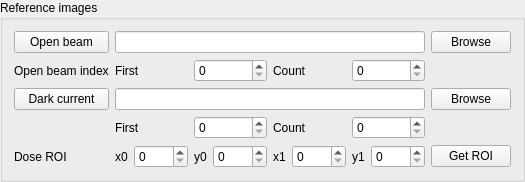
            <widget class="QGroupBox" name="groupReferenceImages">
             <property name="title">
              <string>Reference images</string>
             </property>
             <layout class="QGridLayout" name="gridLayout_3">
              <item row="0" column="0">
               <widget class="QPushButton" name="buttonTakePath">
                <property name="toolTip">
                 <string>Copy the projection data path to the reference data path</string>
                </property>
                <property name="whatsThis">
                 <string/>
                </property>
                <property name="text">
                 <string>Open beam</string>
                </property>
               </widget>
              </item>
              <item row="5" column="1">
               <layout class="QHBoxLayout" name="layoutDoseROI">
                <item>
                 <widget class="QLabel" name="label_19">
                  <property name="text">
                   <string>x0</string>
                  </property>
                  <property name="buddy">
                   <cstring>spinDoseROIx0</cstring>
                  </property>
                 </widget>
                </item>
                <item>
                 <widget class="QSpinBox" name="spinDoseROIx0">
                  <property name="maximum">
                   <number>9999</number>
                  </property>
                 </widget>
                </item>
                <item>
                 <widget class="QLabel" name="label_20">
                  <property name="text">
                   <string>y0</string>
                  </property>
                  <property name="buddy">
                   <cstring>spinDoseROIy0</cstring>
                  </property>
                 </widget>
                </item>
                <item>
                 <widget class="QSpinBox" name="spinDoseROIy0">
                  <property name="maximum">
                   <number>9999</number>
                  </property>
                 </widget>
                </item>
                <item>
                 <widget class="QLabel" name="label_21">
                  <property name="text">
                   <string>x1</string>
                  </property>
                  <property name="buddy">
                   <cstring>spinDoseROIx1</cstring>
                  </property>
                 </widget>
                </item>
                <item>
                 <widget class="QSpinBox" name="spinDoseROIx1">
                  <property name="maximum">
                   <number>9999</number>
                  </property>
                 </widget>
                </item>
                <item>
                 <widget class="QLabel" name="label_22">
                  <property name="text">
                   <string>y1</string>
                  </property>
                  <property name="buddy">
                   <cstring>spinDoseROIy1</cstring>
                  </property>
                 </widget>
                </item>
                <item>
                 <widget class="QSpinBox" name="spinDoseROIy1">
                  <property name="maximum">
                   <number>9999</number>
                  </property>
                 </widget>
                </item>
               </layout>
              </item>
              <item row="3" column="1">
               <widget class="QLineEdit" name="editDarkMask">
                <property name="toolTip">
                 <string>File maskof the dark current image (Format: file_####.ext)</string>
                </property>
               </widget>
              </item>
              <item row="2" column="1">
               <layout class="QHBoxLayout" name="layoutOBMaskIndex">
                <item>
                 <widget class="QLabel" name="label_16">
                  <property name="text">
                   <string>First</string>
                  </property>
                  <property name="buddy">
                   <cstring>spinFirstOpenBeam</cstring>
                  </property>
                 </widget>
                </item>
                <item>
                 <widget class="QSpinBox" name="spinFirstOpenBeam">
                  <property name="toolTip">
                   <string>File index of the first open beam image</string>
                  </property>
                  <property name="maximum">
                   <number>5000</number>
                  </property>
                 </widget>
                </item>
                <item>
                 <widget class="QLabel" name="label_17">
                  <property name="text">
                   <string>Count</string>
                  </property>
                  <property name="buddy">
                   <cstring>spinOpenBeamCount</cstring>
                  </property>
                 </widget>
                </item>
                <item>
                 <widget class="QSpinBox" name="spinOpenBeamCount">
                  <property name="toolTip">
                   <string>Number of open beam images</string>
                  </property>
                  <property name="maximum">
                   <number>5000</number>
                  </property>
                 </widget>
                </item>
               </layout>
              </item>
              <item row="4" column="1">
               <layout class="QHBoxLayout" name="layoutDarkIndex">
                <item>
                 <widget class="QLabel" name="label_23">
                  <property name="text">
                   <string>First</string>
                  </property>
                  <property name="buddy">
                   <cstring>spinFirstOpenBeam</cstring>
                  </property>
                 </widget>
                </item>
                <item>
                 <widget class="QSpinBox" name="spinFirstDark">
                  <property name="toolTip">
                   <string>File index of the first dark current image</string>
                  </property>
                 </widget>
                </item>
                <item>
                 <widget class="QLabel" name="label_24">
                  <property name="text">
                   <string>Count</string>
                  </property>
                  <property name="buddy">
                   <cstring>spinOpenBeamCount</cstring>
                  </property>
                 </widget>
                </item>
                <item>
                 <widget class="QSpinBox" name="spinDarkCount">
                  <property name="toolTip">
                   <string>Number of dark current images</string>
                  </property>
                 </widget>
                </item>
               </layout>
              </item>
              <item row="5" column="0">
               <widget class="QLabel" name="label_18">
                <property name="text">
                 <string>Dose ROI</string>
                </property>
               </widget>
              </item>
              <item row="3" column="0">
               <widget class="QPushButton" name="buttonGetPathDC">
                <property name="text">
                 <string>Dark current</string>
                </property>
               </widget>
              </item>
              <item row="2" column="0">
               <widget class="QLabel" name="label_14">
                <property name="sizePolicy">
                 <sizepolicy hsizetype="Minimum" vsizetype="Preferred">
                  <horstretch>0</horstretch>
                  <verstretch>0</verstretch>
                 </sizepolicy>
                </property>
                <property name="text">
                 <string>Open beam index</string>
                </property>
               </widget>
              </item>
              <item row="0" column="1">
               <widget class="QLineEdit" name="editOpenBeamMask">
                <property name="toolTip">
                 <string>Path to the reference data</string>
                </property>
               </widget>
              </item>
              <item row="3" column="2">
               <widget class="QPushButton" name="buttonBrowseDC">
                <property name="text">
                 <string>Browse</string>
                </property>
               </widget>
              </item>
              <item row="5" column="2">
               <widget class="QPushButton" name="buttonGetDoseROI">
                <property name="text">
                 <string>Get ROI</string>
                </property>
               </widget>
              </item>
              <item row="0" column="2">
               <widget class="QPushButton" name="buttonBrowseReference">
                <property name="toolTip">
                 <string>Browse for reference data</string>
                </property>
                <property name="whatsThis">
                 <string>Browse for reference data path</string>
                </property>
                <property name="text">
                 <string>Browse</string>
                </property>
               </widget>
              </item>
             </layout>
            </widget>
